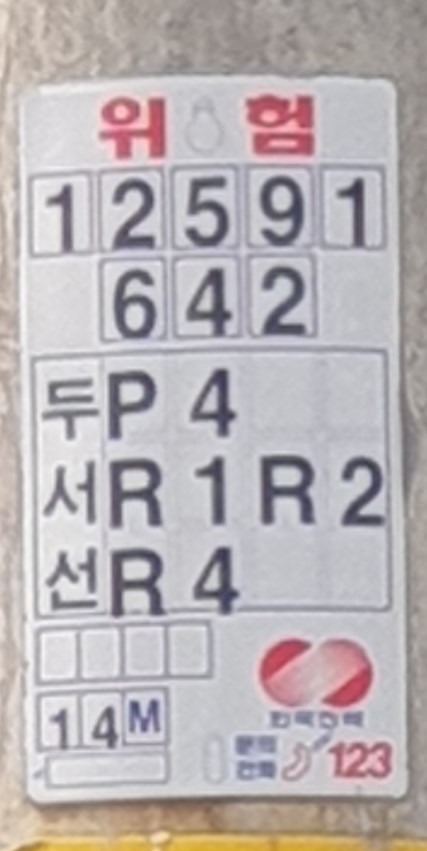
#> input picture sample_img/16.jpg, 427 x 851 px, given in place of ocr_test.mp4, which was not available
$ python video2img.py
#> lines starting #> are read from the running program, lines starting #| are printed output that depends on the picture; after the words box and inside, x2 and y2 are one past the last pixel; in counts of white or black regions, pixels touching at a corner belong together; pictures that were not available may be replaced by others from this repository, and a replacement may not be noted
import cv2
import numpy as np
import os
import shutil
import argparse
parser = argparse.ArgumentParser(description='Video2img')
parser.add_argument('--video_name', default='./ocr_test.mp4', type=str, help='put your video name')
args = parser.parse_args()

save_dir = './sample_video/'+args.video_name[:-4]
save_dir_ori = save_dir+'_ori'


if not os.path.isdir(save_dir):
    os.mkdir(save_dir)
else:
    shutil.rmtree(save_dir)
    os.mkdir(save_dir)

if not os.path.isdir(save_dir_ori):
    os.mkdir(save_dir_ori)
else:
    shutil.rmtree(save_dir_ori)
    os.mkdir(save_dir_ori)


cap = cv2.VideoCapture(args.video_name)
count = 0
if cap.isOpened():
    length = int(cap.get(cv2.CAP_PROP_FRAME_COUNT))
    width = int(cap.get(cv2.CAP_PROP_FRAME_WIDTH))
    height = int(cap.get(cv2.CAP_PROP_FRAME_HEIGHT))
    fps = cap.get(cv2.CAP_PROP_FPS)

    print("length :", length)
    print("width :", width)
    print("height :", height)
    print("fps :", fps)
    k = np.array([
                [0,1,0],
                [1,1,1],
                [0,1,0]], np.uint8
            )

    while True:
        ret, img = cap.read()
#> img is the input picture: shape (851, 427, 3); mean B, G, R 180.1, 178, 185.1
        if ret:
            cv2.imwrite(save_dir_ori + '/%s.jpg' % str(count).zfill(5), img)

            img = cv2.cvtColor(img, cv2.COLOR_BGR2GRAY)
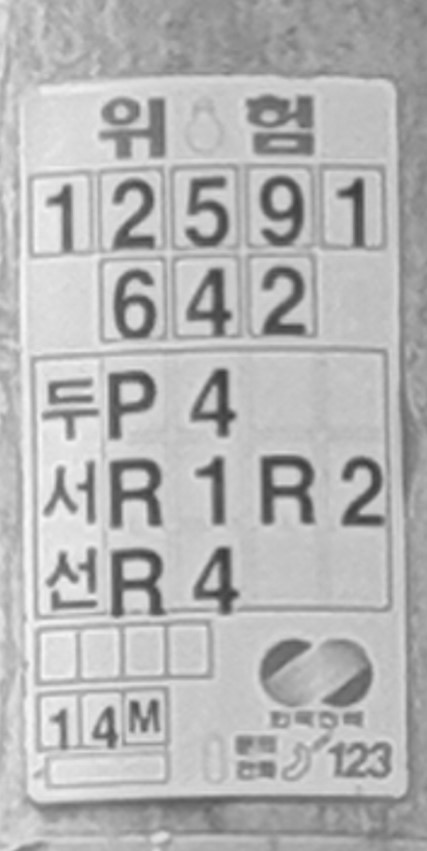
#> img: shape (851, 427); min 59, max 248, mean 180.3

            _,img = cv2.threshold(img,127,255, cv2.THRESH_BINARY)
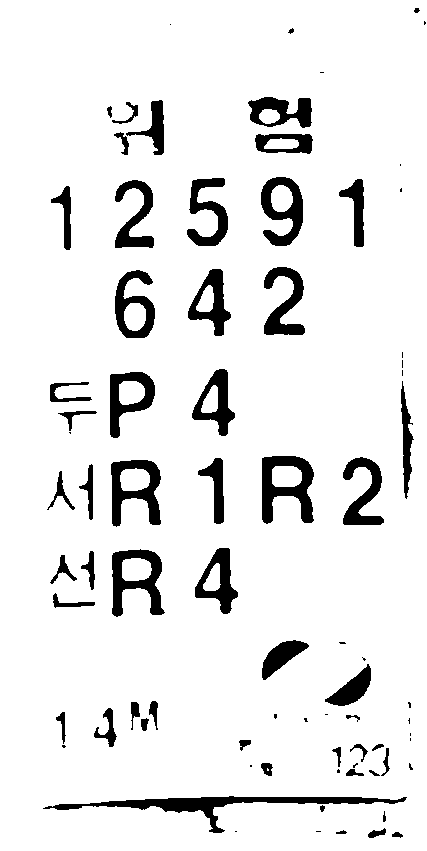
#> img: shape (851, 427); 91.2% white; 79 black regions (25 under 20 px), largest, box (x1, y1, x2, y2) and area: (43, 796, 407, 833) 2682, (262, 456, 314, 524) 1925, (112, 549, 165, 617) 1724
            img = 255 - img

            img = cv2.erode(img, k, iterations=4)
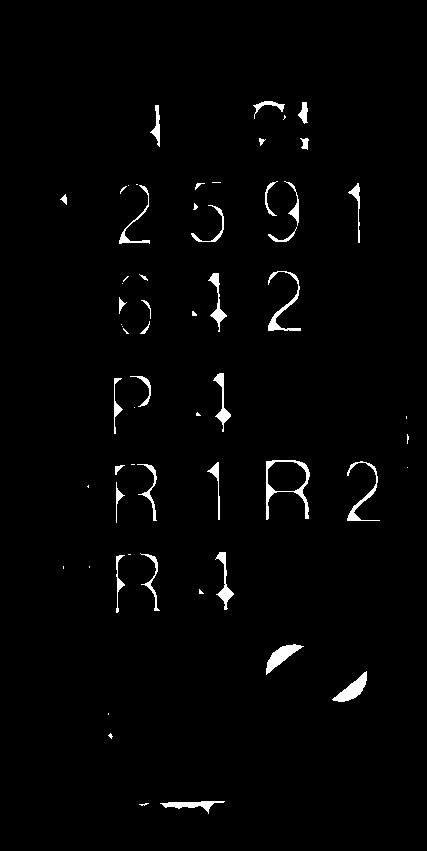
#> img: shape (851, 427); 1.8% white; 60 white regions (25 under 20 px), largest, box (x1, y1, x2, y2) and area: (266, 460, 310, 520) 564, (332, 671, 367, 702) 438, (266, 644, 304, 675) 437
            img = cv2.dilate(img, k, iterations=1)
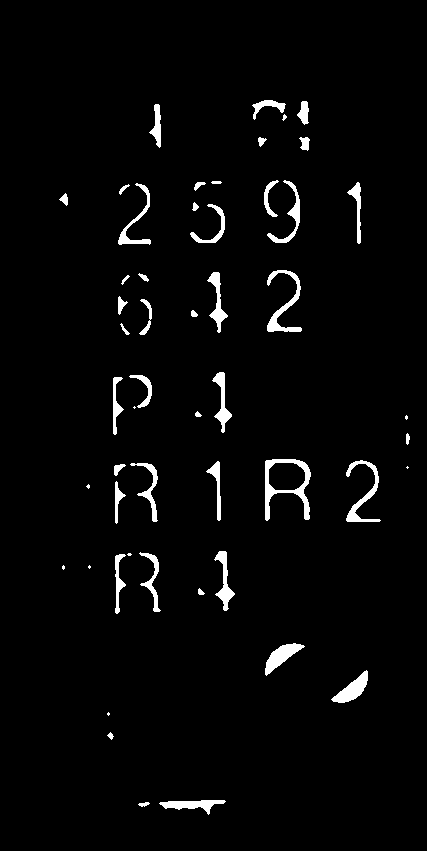
#> img: shape (851, 427); 2.8% white; 52 white regions (9 under 20 px), largest, box (x1, y1, x2, y2) and area: (265, 459, 311, 521) 896, (267, 270, 302, 332) 632, (346, 460, 381, 522) 579
            cv2.imwrite(save_dir + '/%s.jpg' % str(count).zfill(5), img)
            count += 1
#             cv2.waitKey(int(1000 / fps))
            print('save: ' + '%s.jpg' % str(count).zfill(6))
        else:
            break
else:
    print('cannot open the file')
